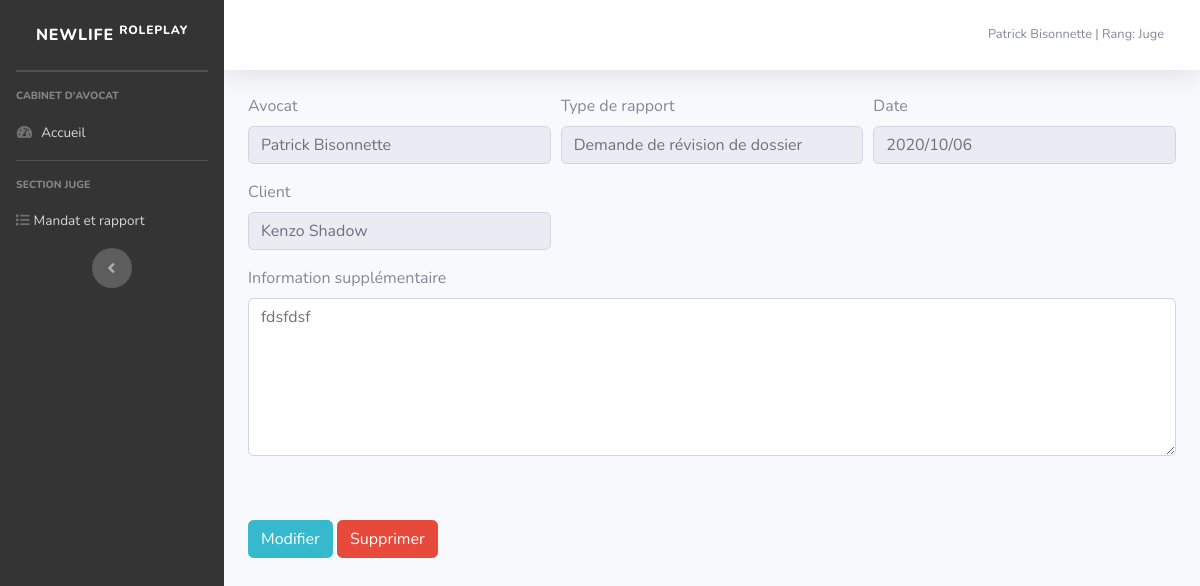
The page /rapportinfo.php?id=6 (signed in) on the database its author committed.
### tables this page shows
CREATE TABLE `users_avocat` (
  `id` int(11) NOT NULL,
  `username` varchar(50) NOT NULL,
  `password` varchar(255) NOT NULL,
  `created_at` datetime NOT NULL,
  `rank` varchar(255) NOT NULL DEFAULT 'Aucun',
  `photo` text NOT NULL,
  `phonenumber` text DEFAULT NULL
);

CREATE TABLE `rapport_avocat` (
  `id` int(255) NOT NULL,
  `identifier` text NOT NULL,
  `client` text NOT NULL,
  `avocat` text NOT NULL,
  `type` text NOT NULL,
  `date` text NOT NULL,
  `informationsupplementaire` text NOT NULL
);

### include/config.php (called while the page is built, shortened)
<?php
$headersite = "NewLife";
$headersite2 = "Roleplay";
?>

### rapportinfo.php (the view, shortened to what this page needs)
<?php
require_once "include/config.php";
$id = $_GET['id'];
?>
 <!DOCTYPE html>
<html lang="en">
<head><meta http-equiv="Content-Type" content="text/html; charset=utf-8">
  <link href="vendor/fontawesome-free/css/all.min.css" rel="stylesheet" type="text/css">
  <link href="css/sb-admin-2.min.css" rel="stylesheet">
</head>
<body id="page-top">
  <div id="wrapper">
<?php include 'include/header.php';?>
        <div class="container-fluid">
<main id="main-container">
				<div class="content">
					<div class="row">
                        <div class="col-lg-12">
                            <div class="block">
                                <div class="block-content">
									<div>
                                        <form method="post">
											<div class="form-group form-row">
												<div class="col-4">
													<label>Avocat</label>
													<input type="text" class="form-control" name="Agent" value="<?php 	 $sql = "SELECT * FROM `rapport_avocat` WHERE `id` = '".$id."'"; if ($res = mysqli_query($link, $sql)) {  if (mysqli_num_rows($res) > 0) {  while ($row = mysqli_fetch_array($res)) {  echo "".$row['avocat']."";  }  echo "";   }  else {  }  }  else {  echo "ERROR: Could not able to execute $sql. "                                .mysqli_error($link);  }    ?>" disabled>
												</div>
												<div class="col-4">
													<label>Type de rapport</label>
													<input type="text" class="form-control" name="Agent" value="<?php 	 $sql = "SELECT * FROM `rapport_avocat` WHERE `id` = '".$id."'"; if ($res = mysqli_query($link, $sql)) {  if (mysqli_num_rows($res) > 0) {  while ($row = mysqli_fetch_array($res)) {  echo "".$row['type']."";  }  echo "";   }  else {  }  }  else {  echo "ERROR: Could not able to execute $sql. "                                .mysqli_error($link);  }    ?>" disabled>
												</div>
												<div class="col-4">
													<label>Date</label>
													<input type="text" class="form-control" name="Agent" value="<?php 	 $sql = "SELECT * FROM `rapport_avocat` WHERE `id` = '".$id."'"; if ($res = mysqli_query($link, $sql)) {  if (mysqli_num_rows($res) > 0) {  while ($row = mysqli_fetch_array($res)) {  echo "".$row['date']."";  }  echo "";   }  else {  }  }  else {  echo "ERROR: Could not able to execute $sql. "                                .mysqli_error($link);  }    ?>" disabled>
												</div>
											</div>
											<div class="form-group form-row">
												<div class="col-4">
													<label>Client</label>
													<input type="text" class="form-control" name="Agent" value="<?php 	 $sql = "SELECT * FROM `rapport_avocat` WHERE `id` = '".$id."'"; if ($res = mysqli_query($link, $sql)) {  if (mysqli_num_rows($res) > 0) {  while ($row = mysqli_fetch_array($res)) {  echo "".$row['client']."";  }  echo "";   }  else {  }  }  else {  echo "ERROR: Could not able to execute $sql. "                                .mysqli_error($link);  }    ?>" disabled>
												</div>
											</div>
											<div class="form-group form-row">
												<div class="col-12">
													<label>Information supplémentaire</label>
													<textarea class="form-control" id="infosupp" name="infosupp" rows="6"><?php 	 $sql = "SELECT * FROM `rapport_avocat` WHERE `id` = '".$id."'"; if ($res = mysqli_query($link, $sql)) {  if (mysqli_num_rows($res) > 0) {  while ($row = mysqli_fetch_array($res)) {  echo "".$row['informationsupplementaire']."";  }  echo "";   }  else {  }  }  else {  echo "ERROR: Could not able to execute $sql. "                                .mysqli_error($link);  }    ?> </textarea>
												</div>
											</div>
<br>
<br>
<button type="modifier" name="modifier" class="btn btn-info">Modifier</button>
		<?php
require_once "include/config.php";
?>
											<?php
$username = $_SESSION["username"];
$sql = "SELECT * from users_avocat where username='".$username."' AND rank='Patron' OR rank='Juge' LIMIT 1";
$result = $link->query($sql);
if ($result->num_rows > 0) {
  while($row = $result->fetch_assoc()) {
    echo '<button type="envoyer" name="envoyer" class="btn btn-danger">Supprimer</button>';
  }
} else {
  echo "<tr><td></td><td></td><td></td><td></td><th></th></tr></table>";
}
?>
																					</form>
                                    </div>
                                </div>
                            </div>
                        </div>
                    </div>
		  	<?php
require_once "include/config.php";
?>
          <div class="row">
            </div>
          </div>
        </div>
      </div>
    </div>
  </div>
</body>
</html>

### include/header.php (shortened to what this page needs)
    <ul class="navbar-nav bg-gradient-primary sidebar sidebar-dark accordion" id="accordionSidebar">
      <a class="sidebar-brand d-flex align-items-center justify-content-center" href="index2.php">
        <div class="sidebar-brand-text mx-3"><?php echo $headersite;?> <sup><?php echo $headersite2;?></sup></div>
      </a>
      <hr class="sidebar-divider my-0">
      <li class="nav-item active">
      <hr class="sidebar-divider">
      <div class="sidebar-heading">
        Cabinet d'avocat
      </div>
      <li class="nav-item">
        <div id="collapsePages" class="collapse" aria-labelledby="headingPages" data-parent="#accordionSidebar">
      <li class="nav-item">
        <a class="nav-link" href="index2.php">
          <i class="fas fa-fw fa-tachometer-alt"></i>
          <span>Accueil</span></a>
      </li>
	  <?php
	  require_once "include/config.php";
?>
	  <?php
	  require_once "include/config.php";
$username = $_SESSION["username"];
$sql = "SELECT * FROM users_avocat WHERE username='".$username."' AND rank='Juge' LIMIT 1";
$result = $link->query($sql);
if ($result->num_rows > 0) {
  while($row = $result->fetch_assoc()) {
    echo '<hr class="sidebar-divider d-none d-md-block"><div class="sidebar-heading">Section juge</div>';
  }
  echo '<li class="nav-item"><a class="nav-link" href="listemandat.php"><i class="fa fa-list"></i><span>Mandat et rapport </span></a></li>';
} else {
    echo '';
}
?>
	  <?php
	  require_once "include/config.php";
?>
      <div class="text-center d-none d-md-inline">
        <button class="rounded-circle border-0" id="sidebarToggle"></button>
      </div>
    </ul>
    <div id="content-wrapper" class="d-flex flex-column">
      <div id="content">
        <nav class="navbar navbar-expand navbar-light bg-white topbar mb-4 static-top shadow">
          <ul class="navbar-nav ml-auto">
            <li class="nav-item dropdown no-arrow">
              <a class="nav-link dropdown-toggle" href="#" id="userDropdown" role="button" data-toggle="dropdown" aria-haspopup="true" aria-expanded="false">
                <span class="mr-2 d-none d-lg-inline text-gray-600 small"><?php include 'sql/joueur.php';?></span>
              </a>
            </li>
          </ul>
        </nav>

### sql/joueur.php
<?php
require_once "include/config.php";
$username = $_SESSION["username"];
$sql = "SELECT * FROM users_avocat WHERE username='".$username."' LIMIT 1";
$result = $link->query($sql);
if ($result->num_rows > 0) {
    while($row = $result->fetch_assoc()) {
        echo "" . $row["username"]. "";
    }
} else {
    echo "";
	    header("location: /police/error.php");
    exit;
}
$sql = "SELECT * FROM users_avocat WHERE username='".$username."' LIMIT 1";
$result = $link->query($sql);
if ($result->num_rows > 0) {
    while($row = $result->fetch_assoc()) {
        echo " | Rang: " . $row["rank"]. "";
    }
} else {
    echo "";
	    header("location: /police/error.php");
    exit;
}
?>

### rows shown on the page
users_avocat: username "Patrick Bisonnette", rank "Juge"
rapport_avocat: Agent "Patrick Bisonnette", Agent "Demande de révision de dossier", Agent "2020/10/06", Agent "Kenzo Shadow", infosupp "fdsfdsf"

### other values the page prints
$headersite "NEWLIFE"
$headersite2 "ROLEPLAY"
